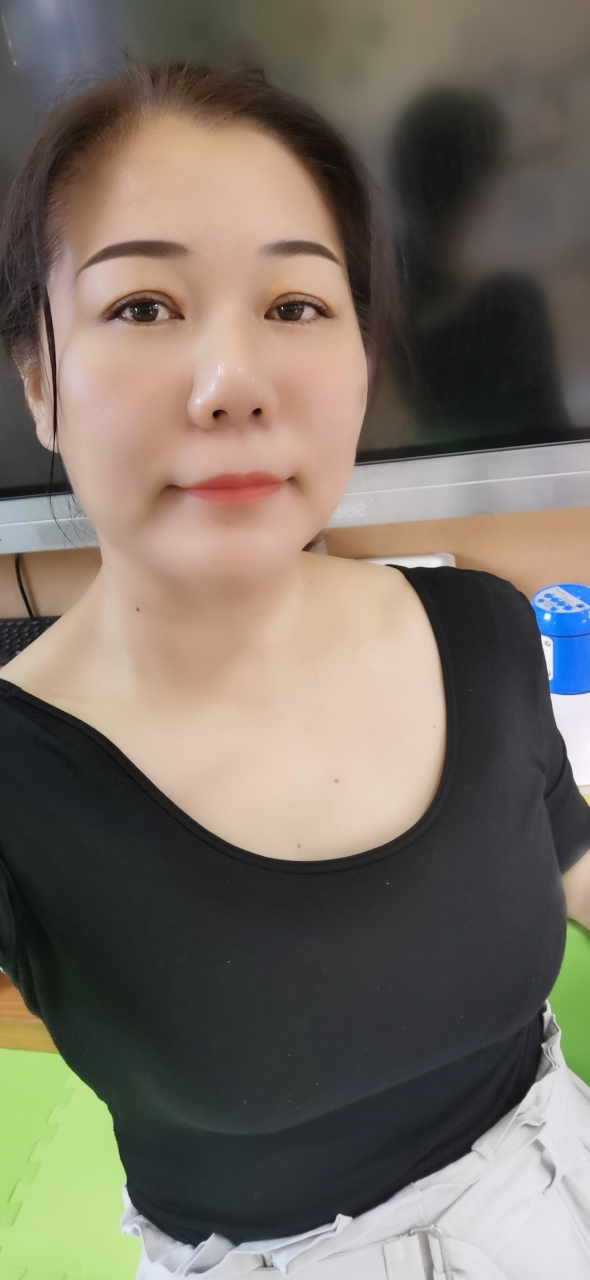
#> input picture chapter6/A.jpg, 1180 x 2560 px (shown at 1/2 size)
$ python chapter6.3.py
#> lines starting #> are read from the running program, lines starting #| are printed output that depends on the picture; long printed decimals are rounded
# -*- coding: utf-8 -*-
'''
import cv2
#1.定义人脸检测的分类器
face_cascade = cv2.CascadeClassifier(r'D:\program\anaconda3\Lib\site-packages\cv2\data\haarcascade_eye_tree_eyeglasses.xml')
#2.读取图片
img = cv2.imread('xx.jpg')
gray = cv2.cvtColor(img,cv2.COLOR_BGR2GRAY)
#3.探测图片中的人脸
faces = face_cascade.detectMultiScale(gray)
print('发现{0}个人眼！'.format(len(faces)))
for (x,y,w,h) in faces:
    cv2.circle(img,(int((x+x+w)/2),int((y+y+h)/2)),int(w/2),(0,255,0),2)
    cv2.namedWindow('人眼识别', 0)
    cv2.resizeWindow('人眼识别', 800, 1200)
    cv2.imshow('人眼识别',img)
    cv2.imwrite('Qxx.jpg',img)
    cv2.waitKey(0)
'''

'''
图片相似度检测
'''
import numpy as np
from matplotlib import pyplot as plt
import cv2
#1.定义灰度值计算函数
def classify_gray_hist(image1,image2,size=(256,256)):
    #2.重定义图像的大小
    image1 = cv2.resize(image1,size)
    image2 = cv2.resize(image2,size)
    #3.获取每个像素点的频数值
    hist1 = cv2.calcHist([image1],[0], None, [256], [0.0,255.0])
    hist2 = cv2.calcHist([image2],[0],None, [256], [0.0,255.0])
    #4.画直方图
    plt.plot(range(256),hist1,'r')
    plt.plot(range(256),hist2,'b')
    plt.show()
    degree = 0
    for i in range(len(hist1)):
        if hist1[i] != hist2[i]:
            degree = degree + (1 -abs(hist1[i]-hist2[i])/max(hist1[i],hist2[i]))
        else:
            degree = degree + 1
    degree = degree/len(hist1)
    return degree
#6.定义计算单通道直方图相似度的函数
def calculate(image1,image2):
    hist1 = cv2.calcHist([image1], [0] ,None, [256], [0.0,255.0])
    hist2 = cv2.calcHist([image2], [0], None, [256], [0.0,255.0])
    degree = 0
    for i in range(len(hist1)):
        if hist1[i]  != hist2[i]:
            degree = degree + (1 - abs(hist1[i]-hist2[i])/max(hist1[i],hist2[i]))
        else:
            degree = degree + 1
    degree = degree/len(hist1)
    return degree
#7.计算直方图的重合度
def classify_hist_with_split(image1,image2,size=(256,256)):
    image1 = cv2.resize(image1,size)
    image2 = cv2.resize(image2,size)
    sub_image1 = cv2.split(image1)
    sub_image2 = cv2.split(image2)
    sub_data = 0
    for im1,im2 in zip(sub_image1,sub_image2):
        sub_data += calculate(im1, im2)
    sub_data = sub_data/3
    return sub_data
#8.定义平均哈希算法计算函数
def classify_aHash(image1,image2):
    image1 = cv2.resize(image1,(8,8))
    image2 = cv2.resize(image2,(8,8))
    gray1 = cv2.cvtColor(image1,cv2.COLOR_BGR2GRAY)
    gray2 = cv2.cvtColor(image2,cv2.COLOR_BGR2GRAY)
    hash1 = getHash(gray1)
    hash2 = getHash(gray2)
    return Hamming_distance(hash1,hash2)
#9.定义函数
def classify_pHash(image1,image2):
    image1 = cv2.resize(image1,(32,32))
    image2 = cv2.resize(image2,(32,32))
    gray1 = cv2.cvtColor(image1,cv2.COLOR_BGR2GRAY)
    gray2 = cv2.cvtColor(image2,cv2.COLOR_BGR2GRAY)
    dct1 = cv2.dct(np.float32(gray1))
    dct2 = cv2.dct(np.float32(gray2))
    dct1_roi = dct1[0:8,0:8]
    dct2_roi = dct2[0:8,0:8]
    hash1 = getHash(dct1_roi)
    hash2 = getHash(dct2_roi)
    return Hamming_distance(hash1,hash2)
#10.输入灰度图
def getHash(image):
    average = np.mean(image)
    hash = []
    for i in range(image.shape[0]):
        for j in range(image.shape[1]):
            if image[i,j] > average:
                hash.append(1)
            else:
                hash.append(0)
    return hash
#11.计算汉明距离
def Hamming_distance(hash1,hash2):
    num = 0
    for index in range(len(hash1)):
        if hash1[index] != hash2[index]:
            num += 1
    return num

if __name__ == '__main__':
    img1 = cv2.imread('A.jpg')
#> img1 is the input picture: shape (2560, 1180, 3); mean B, G, R 100.6, 110.7, 119.6
    cv2.namedWindow('A', cv2.WINDOW_AUTOSIZE)
    cv2.resizeWindow('A', 800, 1200)
    cv2.imshow('A',img1)
    img2 = cv2.imread('B.jpg')
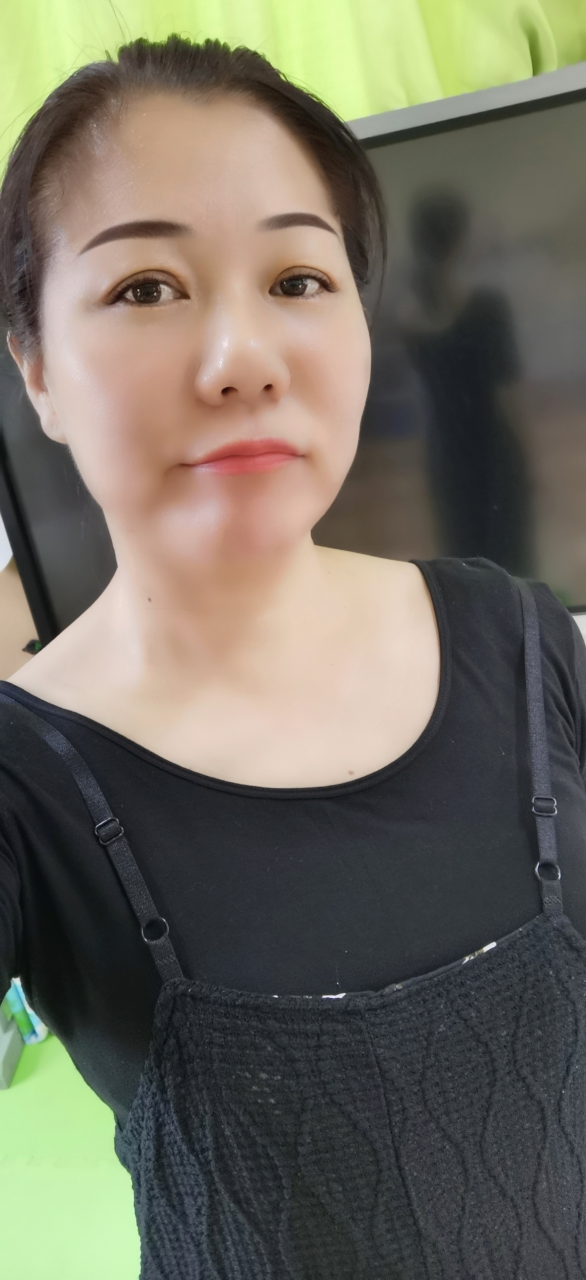
#> input picture chapter6/B.jpg, 1172 x 2560 px (shown at 1/2 size)
#> img2 is the input picture: shape (2560, 1172, 3); mean B, G, R 95.3, 107.5, 111.6
    cv2.namedWindow('B', cv2.WINDOW_AUTOSIZE)
    cv2.resizeWindow('B', 800, 1200)
    cv2.imshow('B',img2)
    degree1 = classify_gray_hist(img1,img2)
#> in classify_gray_hist, `image1 = cv2.resize(image1,size)`:
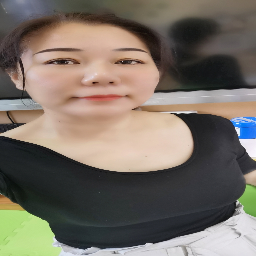
#> image1: shape (256, 256, 3); mean of channels 0, 1, 2 100.6, 110.7, 119.6; drawn as B, G, R
#> in classify_gray_hist, `image2 = cv2.resize(image2,size)`:
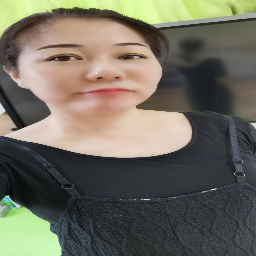
#> image2: shape (256, 256, 3); mean of channels 0, 1, 2 95.3, 107.5, 111.6; drawn as B, G, R
#> in classify_gray_hist, `hist1 = cv2.calcHist([image1],[0], None, [256], [0.0,255.0])`: hist1 = 256 values, max 923 at index 51, min 0 at index 0, mean 255.9
#> in classify_gray_hist, `hist2 = cv2.calcHist([image2],[0],None, [256], [0.0,255.0])`: hist2 = 256 values, max 1320 at index 60, min 0 at index 0, mean 256
#> in classify_gray_hist, `plt.show()`:
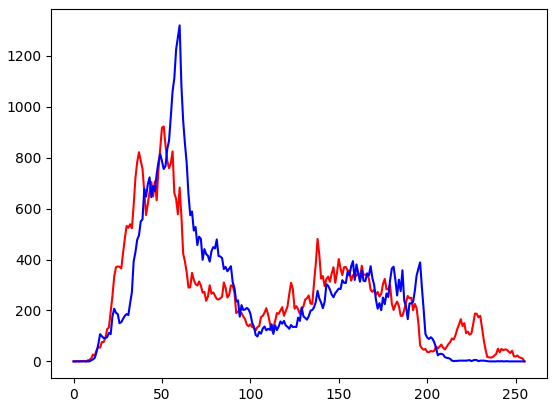
#> figure drawn by matplotlib, 1 panel; curve peaks at x = 51, y = 923; curve peaks at x = 60, y = 1320
#> the loop in classify_gray_hist, `for i in range(len(hist1)):` made 256 passes
#> degree on passes 1 to 12: 1, 2, [2], [3], [3], [3], [3], [4], [4], [4], [4.33], [4.63]
#> after the loop in classify_gray_hist, `for i in range(len(hist1)):`: degree = [149]
#> in classify_gray_hist, `degree = degree/len(hist1)`: degree = [0.582]
#> degree1 = [0.582]
    degree2 = classify_hist_with_split(img1,img2)
#> the loop in classify_hist_with_split, `for im1,im2 in zip(sub_image1,sub_image2):` made 3 passes
#> (degree in calculate, sub_data) on passes 1 to 3: ([0.582], [0.582]), ([0.577], [1.16]), ([0.615], [1.77])
#> in classify_hist_with_split, `sub_data = sub_data/3`: sub_data = [0.591]
#> degree2 = [0.591]
    degree3 = classify_aHash(img1,img2)
#> in getHash, `average = np.mean(image)`: average = 113.3
#> in classify_aHash, `hash1 = getHash(gray1)`: hash1 = 64 values, max 1 at index 5, min 0 at index 0, mean 0.453
#> in classify_aHash, `hash2 = getHash(gray2)`: hash2 = 64 values, max 1 at index 0, min 0 at index 1, mean 0.375
#> the loop in Hamming_distance, `for index in range(len(hash1)):` made 64 passes
#> after the loop in Hamming_distance, `for index in range(len(hash1)):`: num = 13
#> degree3 = 13
    degree4 = classify_pHash(img1,img2)
#> in classify_pHash, `gray1 = cv2.cvtColor(image1,cv2.COLOR_BGR2GRAY)`:
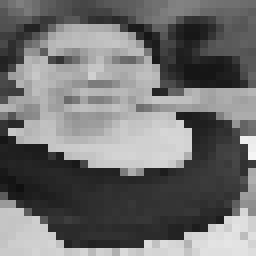
#> gray1: shape (32, 32) (shown 8 times larger); min 15, max 245, mean 112.7
#> in classify_pHash, `gray2 = cv2.cvtColor(image2,cv2.COLOR_BGR2GRAY)`:
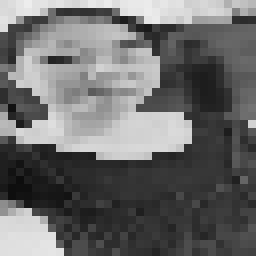
#> gray2: shape (32, 32) (shown 8 times larger); min 13, max 237, mean 107.5
#> in classify_pHash, `dct1 = cv2.dct(np.float32(gray1))`:
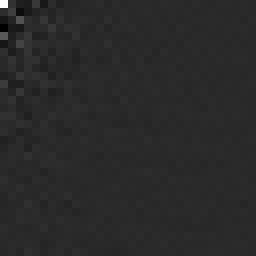
#> dct1: shape (32, 32) float32 (shown 8 times larger); min -710.5, max 3608, mean 3.2; drawn with min black and max white
#> in classify_pHash, `hash1 = getHash(dct1_roi)`: hash1 = 64 values, max 1 at index 0, min 0 at index 2, mean 0.344
#> in classify_pHash, `hash2 = getHash(dct2_roi)`: hash2 = 64 values, max 1 at index 0, min 0 at index 2, mean 0.312
#> the loop in Hamming_distance (call 2), `for index in range(len(hash1)):` made 64 passes
#> degree4 = 14
    print('gray hist is :{}\n split hist is {}\n aHash is :{}\n pHash is : {}\n' .format(degree1,degree2,degree3,degree4))
#| gray hist is :[0.5819]
#|  split hist is [0.5912]
#|  aHash is :13
#|  pHash is : 14

    print('gray hist is :%f\n split hist is %f\n aHash is :%d\n pHash is : %d\n' %(degree1,degree2,degree3,degree4))
#| gray hist is :0.5819
#|  split hist is 0.5912
#|  aHash is :13
#|  pHash is : 14

    print(f'gray hist is :{degree1}\n split hist is {degree2}\n aHash is :{degree3}\n pHash is : {degree4}\n')
#| gray hist is :[0.5819]
#|  split hist is [0.5912]
#|  aHash is :13
#|  pHash is : 14


    cv2.waitKey(0)
